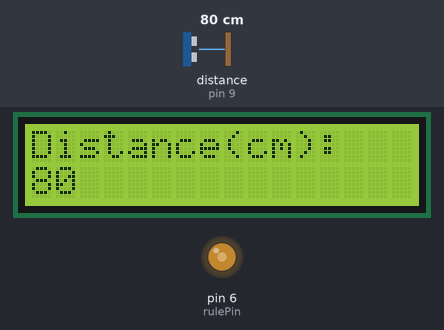
The sketch below on a simulated Arduino Uno, built with avr-gcc and run on an emulated ATmega328P. Shown: 16×2 character LCD, output pins drawn as LEDs (lit = HIGH). The test bench sets the inputs (shaded band); at power-on: distance to the obstacle (sensor on pin 9) 80 cm. The echo pulse lasts 58.3 µs per cm.

Above: at 1.2 s.
1.3 s: distance to the obstacle (sensor on pin 9) set to 2 cm
At 2.5 s:
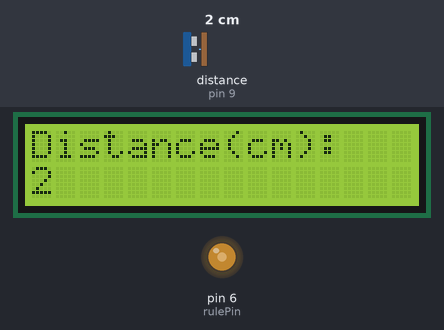
3.5 s: distance to the obstacle (sensor on pin 9) set to 4 cm
At 5.2 s:
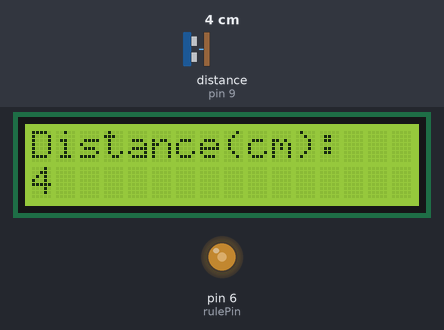
5.5 s: distance to the obstacle (sensor on pin 9) set to 9 cm
At 7.0 s:
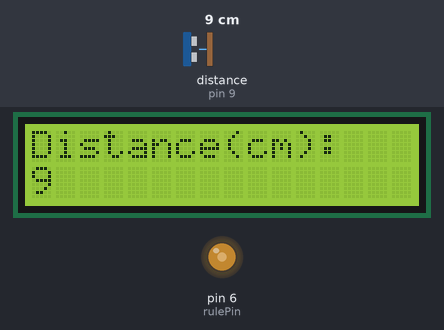
Timing chart, 0 to 8.5 s (numbered marks = the images above; inputs shaded):
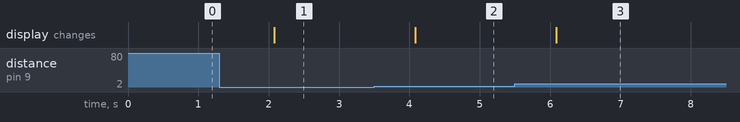

Measured:
- after the input at 1.3 s, the display: changes after 0.78 s (image 1)
- after the input at 3.5 s, the display: changes after 0.59 s (image 2)
- after the input at 5.5 s, the display: changes after 0.59 s (image 3)

The sketch:

lcdScreen.ino
```cpp
#include <LiquidCrystal.h>
#include <Ultrasonic.h>

//int echoPin = 9;
//int trigPin = 8;

LiquidCrystal lcd(12, 11, 5, 4, 3, 2);
Ultrasonic ultrasonic(8,9);
int rulePin = 6;

void setup()
{
  //pinMode(trigPin, OUTPUT);
  //pinMode(echoPin, INPUT);

  lcd.begin(16, 2); //Initialize the 16x2 LCD
  lcd.clear();  //Clear any old data displayed on the LCD
  lcd.print("Distance(cm):"); // Display a message on the LCD!
  analogWrite(rulePin,120);
}

void loop()
{
  int duration,cm;

//  digitalWrite(trigPin, LOW);
//  delayMicroseconds(2);
//  digitalWrite(trigPin, HIGH);
//  delayMicroseconds(10);
//  digitalWrite(trigPin, LOW);
//  duration = pulseIn(echoPin, HIGH);
//  cm = duration / 58;

  duration = ultrasonic.Ranging(CM);
  lcd.setCursor(0, 6);
  lcd.print("      ");
  lcd.setCursor(0, 1);
  lcd.print(duration);
//  lcd.print(cm);
  delay(1000);
}
```
